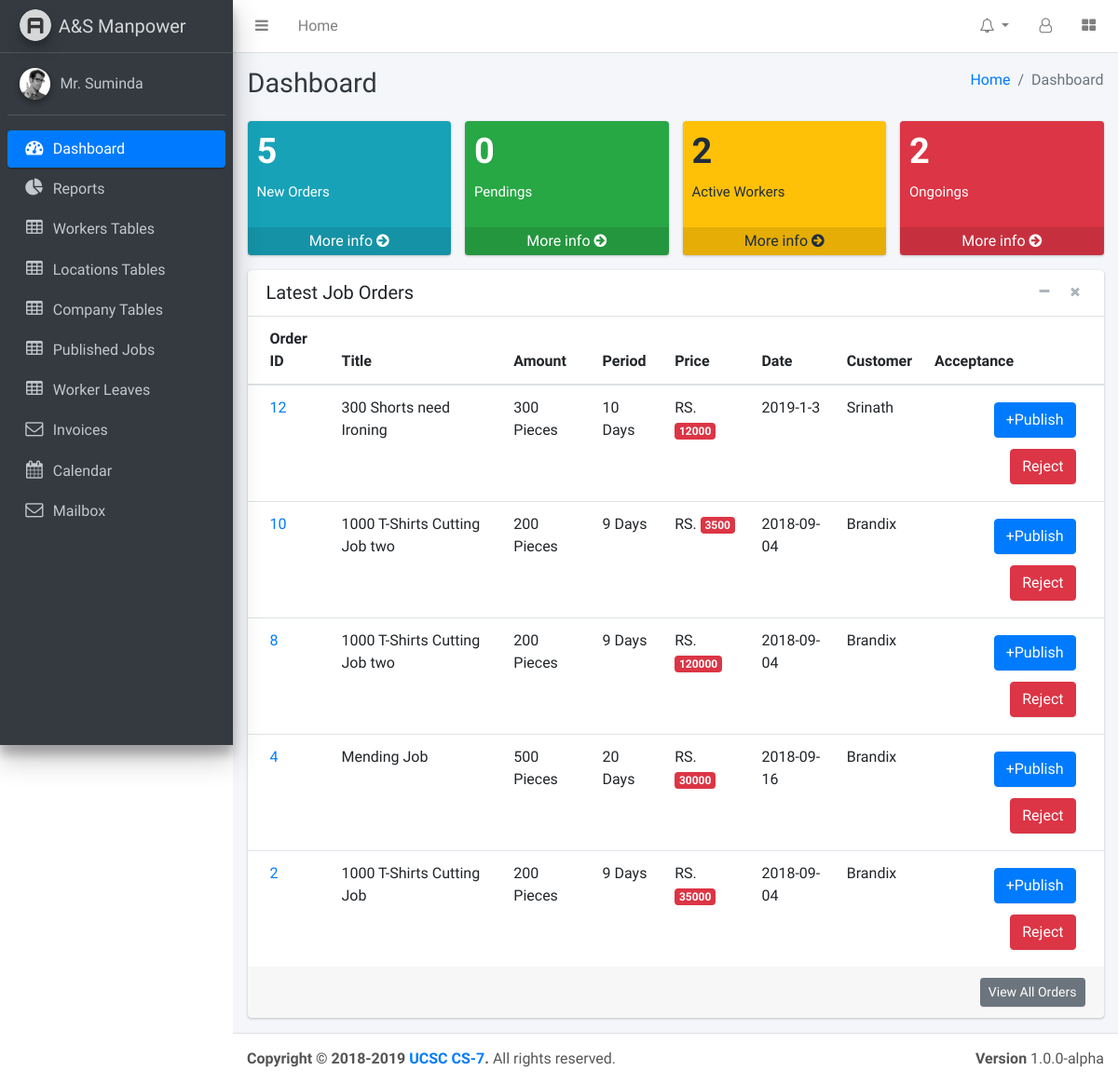
The page /pages/supplier.php on the database its author committed.
### tables this page shows
CREATE TABLE `company_job` (
  `jobID` int(11) NOT NULL,
  `jobTitle` varchar(45) DEFAULT NULL,
  `jobType` varchar(45) DEFAULT NULL,
  `jobAmount` varchar(45) DEFAULT NULL,
  `jobPeriod` varchar(45) DEFAULT NULL,
  `jobPrice` int(45) DEFAULT NULL,
  `jobDate` varchar(45) DEFAULT NULL,
  `jobStatus` varchar(45) DEFAULT NULL,
  `comID` varchar(10) NOT NULL,
  `supID` varchar(45) NOT NULL
);

CREATE TABLE `company` (
  `comID` varchar(10) NOT NULL,
  `comName` varchar(45) DEFAULT NULL,
  `comPhone` varchar(45) DEFAULT NULL,
  `comAddress` varchar(200) DEFAULT NULL,
  `comEmail` varchar(45) DEFAULT NULL
);

### pages/query_boxes/company_job_accept.php (the view, shortened to what this page needs)
<?php
    $queryJob="SELECT * FROM company_job,company WHERE company_job.jobStatus='offline' AND company_job.comID=company.comID ORDER BY jobID DESC LIMIT 10";
    $resultJob=mysqli_query($conn,$queryJob);
    if(mysqli_num_rows($resultJob)>0){
        while($rowJob=mysqli_fetch_assoc($resultJob)){
            echo "<tr>
                      <td><a href='others/examples/invoice.html'>".$rowJob['jobID']."</a></td>
                      <td>".$rowJob['jobTitle']."</td>
                      <td>".$rowJob['jobAmount']." Pieces</td>
                      <td>".$rowJob['jobPeriod']." Days</td>
                      <td>RS. <span class='badge badge-danger'>".$rowJob['jobPrice']."</span></td>
                      <td>".$rowJob['jobDate']."</td>
                      <td>".$rowJob['comName']."</td>
                      <td style='text-align:right'>
                        <button style='margin:6px'  class='btn btn-primary' data-target='#".$rowJob['jobID']."' data-toggle='modal'>+Publish</button>
                        <button style='margin:6px' class='btn btn-danger' data-target='#reject".$rowJob['jobID']."' data-toggle='modal'>Reject</button>
                        </td>
                    </tr>";
        }
    }
?>

### rows shown on the page
company_job: jobID "12", jobTitle "300 Shorts need Ironing", jobAmount "300", jobPeriod "10", jobPrice "12000", jobDate "2019-1-3", comID.comName "Srinath"
company_job: jobID "10", jobTitle "1000 T-Shirts Cutting Job two", jobAmount "200", jobPeriod "9", jobPrice "3500", jobDate "2018-09-04", comID.comName "Brandix"
company_job: jobID "8", jobTitle "1000 T-Shirts Cutting Job two", jobAmount "200", jobPeriod "9", jobPrice "120000", jobDate "2018-09-04", comID.comName "Brandix"
company_job: jobID "4", jobTitle "Mending Job", jobAmount "500", jobPeriod "20", jobPrice "30000", jobDate "2018-09-16", comID.comName "Brandix"
company_job: jobID "2", jobTitle "1000 T-Shirts Cutting Job", jobAmount "200", jobPeriod "9", jobPrice "35000", jobDate "2018-09-04", comID.comName "Brandix"

### other values the page prints
$row['jobCount'] "5"
$row['jobCount'] "0"
$row['workerCount'] "2"
$row['jobCount'] "2"
